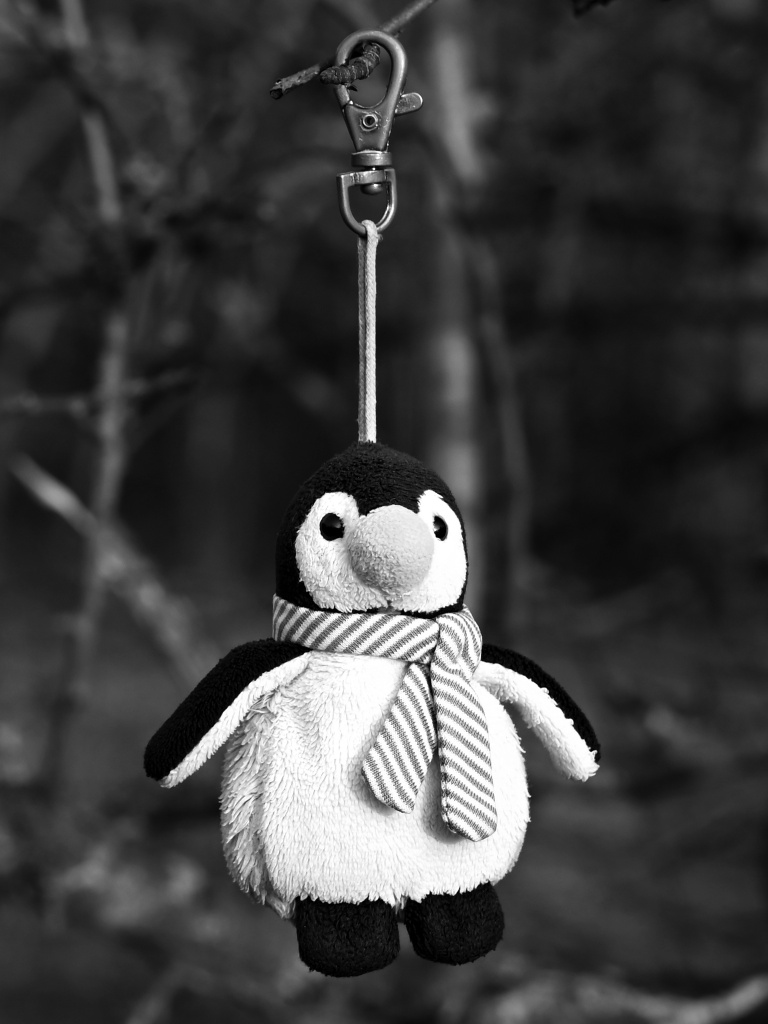
#> input picture py/pingvys.bmp, 1536 x 2048 px (shown at 1/2 size)
$ python beethoven.py
#> lines starting #> are read from the running program, lines starting #| are printed output that depends on the picture
### py/composer.py


import numpy as np
import scipy as sp
import matplotlib as mpl

from typing import Optional, Iterable
from grid import Grid

np.set_printoptions(threshold=100000)


class MatrixComposer:
    def __init__(self,
                 data_grids: Iterable[Grid],
                 model: Grid,
                 ):
        self._data_grids = list(data_grids)
        self._model = model
        self._matrix = np.concatenate([grid.onto(self.model) for grid in self.data_grids], axis=0)
        self._vector = np.concatenate([grid._data.ravel() for grid in self.data_grids], axis=0)

    @property
    def data_grids(self):
        return self._data_grids

    @property
    def model(self):
        return self._model

    @property
    def matrix(self):
        return self._matrix

    @property
    def vector(self):
        return self._vector

    def create(self):
        for grid in self.data_grids:
            matrix = self.model.onto(grid)
            grid.data = matrix @ grid._data.flatten()

    # [12 lines left out: function solution_matrix, not called in this run]

    def solve(self):
        return (self.solution_matrix() @ self.vector).reshape(self.model.shape)

### py/grid.py
import math
import numpy as np

from PIL import Image
from typing import Optional, Self, Union

from linesegment import _segment_intersection_general
from rectangle import intersect_rectangles


class Grid:
    def __init__(self,
                 centre: tuple[float, float],
                 extent: tuple[float, float],
                 *,
                 rotation: float = 0,
                 pixfrac: Union[float, tuple[float, float]] = 1,
                 shape: Optional[tuple[int, int]] = None,
                 data: Optional[np.ndarray] = None):
        """
        centre:
            x, y coordinates of the physical centre of the grid
        extent:
            physical size of the entire grid
        rotation:
            oriented angle between the grid and world coordinates (positive anti-clockwise)
        shape:
            the number of pixels in the grid (height, width)
        data:
            optional, pixel values array of shape (height, width)
        pixfrac:
            scaling factor for pixels (horizontal, vertical), either a single float or 2-tuple
        """
        self._cx, self._cy = centre
        self._pwidth, self._pheight = extent
        assert self.physical_width > 0, f"Physical width of the grid must be > 0, is {self.physical_width}"
        assert self.physical_height > 0, f"Physical height of the grid must be > 0, is {self.physical_height}"

        self._rotation = rotation

        if isinstance(pixfrac, float) or isinstance(pixfrac, int):
            self._pixfrac_w = pixfrac
            self._pixfrac_h = pixfrac
        elif isinstance(pixfrac, tuple):
            self._pixfrac_w, self._pixfrac_h = pixfrac
        else:
            raise TypeError(f"{__name__}: pixfrac must be a float or a 2-tuple of floats")

        if self.pixfrac_h <= 0 or self.pixfrac_w <= 0:
            raise ValueError(f"{__name__}: pixfrac must be > 0")

        if data is None:
            assert shape is not None, "You must provide either shape or explicit initial data"
            self._height, self._width = shape
            self._data = np.zeros(shape=shape)
        else:
            assert shape is None or shape == data.shape,\
                "Provided shape and initial data shape do not match (use shape=None to infer shape from data)"
            assert data.ndim == 2, "Data must form a 2D array"
            self._data = data
            self._height, self._width = data.shape

    @staticmethod
    def load(filename):
#> called with filename = 'pingvys.bmp'
        image = np.array(Image.open(filename).resize((60, 80)))
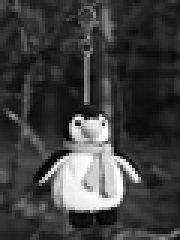
#> image: shape (80, 60) (shown 3 times larger); min 0, max 255, mean 63.5
        return Grid((0, 0), reversed(image.shape), data=image)

    @staticmethod
    def pixel_centres(xlim: tuple[float, float],
                      ylim: tuple[float, float],
                      count: tuple[int, int]):
        xmin, xmax = xlim
        ymin, ymax = ylim
        xcount, ycount = count
        xsize, ysize = (xmax - xmin) / xcount, (ymax - ymin) / ycount

        xs = np.linspace(xmin, xmax, xcount, endpoint=False) + xsize / 2
        ys = np.linspace(ymin, ymax, ycount, endpoint=False) + ysize / 2
        return np.stack(np.meshgrid(xs, ys), axis=2)

    # [58 lines left out: functions pixel_vertices, rot_matrix, cx, cy, centre, not called in this run]

    @property
    def physical_width(self):
        """ Physical width of the grid """
        return self._pwidth

    @property
    def physical_height(self):
        """ Physical height of the grid """
        return self._pheight

    @property
    def width(self) -> int:
        """ Number of pixels in horizontal direction (grid coordinates) """
        return self._width

    @property
    def height(self) -> int:
        """ Number of pixels in vertical direction (grid coordinates) """
        return self._height

    @property
    def shape(self):
        return self._height, self._width

    @property
    def size(self):
        return self._width * self._height

    @property
    def extent(self):
        return (self.left, self.right, self.bottom, self.top)

    @property
    def left(self):
        """ Left border in grid coordinates """
        return -self.physical_width / 2.0

    @property
    def right(self):
        """ Right border in grid coordinates """
        return self.physical_width / 2.0

    @property
    def bottom(self):
        """ Bottom border in grid coordinates """
        return -self.physical_height / 2.0

    @property
    def top(self):
        """ Top border in grid coordinates """
        return self.physical_height / 2.0

    @property
    def pixfrac_w(self):
        return self._pixfrac_w

    @property
    def pixfrac_h(self):
        return self._pixfrac_h

    @property
    def pixfrac(self) -> tuple[float, float]:
        return (self.pixfrac_w, self.pixfrac_h)

    @property
    def element_width(self):
        return self.physical_width / self.width

    @property
    def element_height(self):
        return self.physical_height / self.height

    @property
    def pixel_width(self):
        return self.element_width * self.pixfrac_w

    @property
    def pixel_height(self):
        return self.element_height * self.pixfrac_h

    @property
    def pixel_size(self):
        return (self.pixel_height, self.pixel_width)

    @property
    def pixel_area(self):
        return self.pixel_height * self.pixel_width

    @property
    def rotation(self):
        return self._rotation

    @property
    def grid_centres(self):
        return self.pixel_centres(
            (self.left, self.right),
            (self.bottom, self.top),
            (self.width, self.height),
        )

    # [19 lines left out: functions grid_vertices, world_centres, world_vertices, not called in this run]

    def __str__(self):
        return f"Grid at {self.cx:.6f}, {self.cy:.6f} of physical size {self.physical_width}×{self.physical_height}, "\
            f"shape {self.shape}, rotated by {self.rotation:.6f}"

    # [9 lines left out: function _print, not called in this run]

    def print_grid(self):
        return self._print(self.grid_vertices)

    def print_world(self):
        return self._print(self.world_vertices)

    def _overlap_aligned(self, other: Self) -> np.ndarray[float]:
        assert np.abs(np.fmod(self.rotation - other.rotation, math.tau / 4)) < 1e-12,\
            f"{__name__} may not be used when rotations are not the same"

        model = self.grid_centres
        data = other.grid_centres
#> (the run stopped early here; a loop or call above may not have finished)
